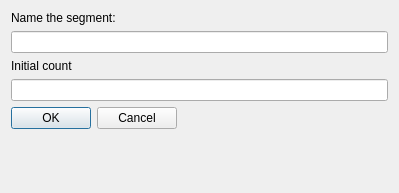
<?xml version="1.0" encoding="UTF-8"?>
<ui version="4.0">
 <class>NameSegmentDialog</class>
 <widget class="QDialog" name="NameSegmentDialog">
  <property name="geometry">
   <rect>
    <x>0</x>
    <y>0</y>
    <width>399</width>
    <height>193</height>
   </rect>
  </property>
  <property name="windowTitle">
   <string>saniBID RedBasica</string>
  </property>
  <layout class="QFormLayout" name="formLayout">
   <item row="0" column="0">
    <widget class="QLabel" name="label">
     <property name="text">
      <string>Name the segment:</string>
     </property>
    </widget>
   </item>
   <item row="2" column="0">
    <widget class="QLabel" name="label_2">
     <property name="text">
      <string>Initial count</string>
     </property>
    </widget>
   </item>
   <item row="4" column="0">
    <widget class="QDialogButtonBox" name="buttonBox">
     <property name="standardButtons">
      <set>QDialogButtonBox::Cancel|QDialogButtonBox::Ok</set>
     </property>
    </widget>
   </item>
   <item row="1" column="0" colspan="2">
    <widget class="QLineEdit" name="txtSegmentName"/>
   </item>
   <item row="3" column="0" colspan="2">
    <widget class="QLineEdit" name="txtInitialCount"/>
   </item>
  </layout>
 </widget>
 <resources/>
 <connections/>
</ui>
